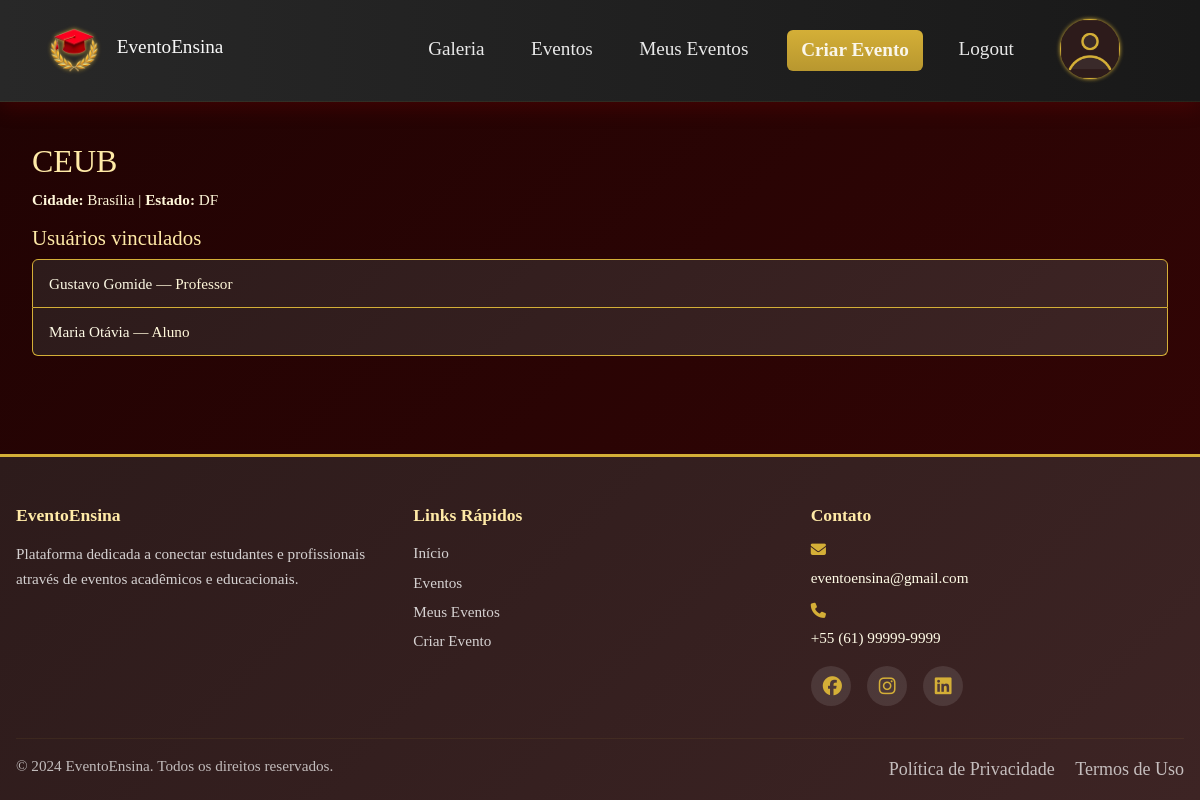
The page /usuarios/instituicao/2/ (signed in) on the database as committed earlier.
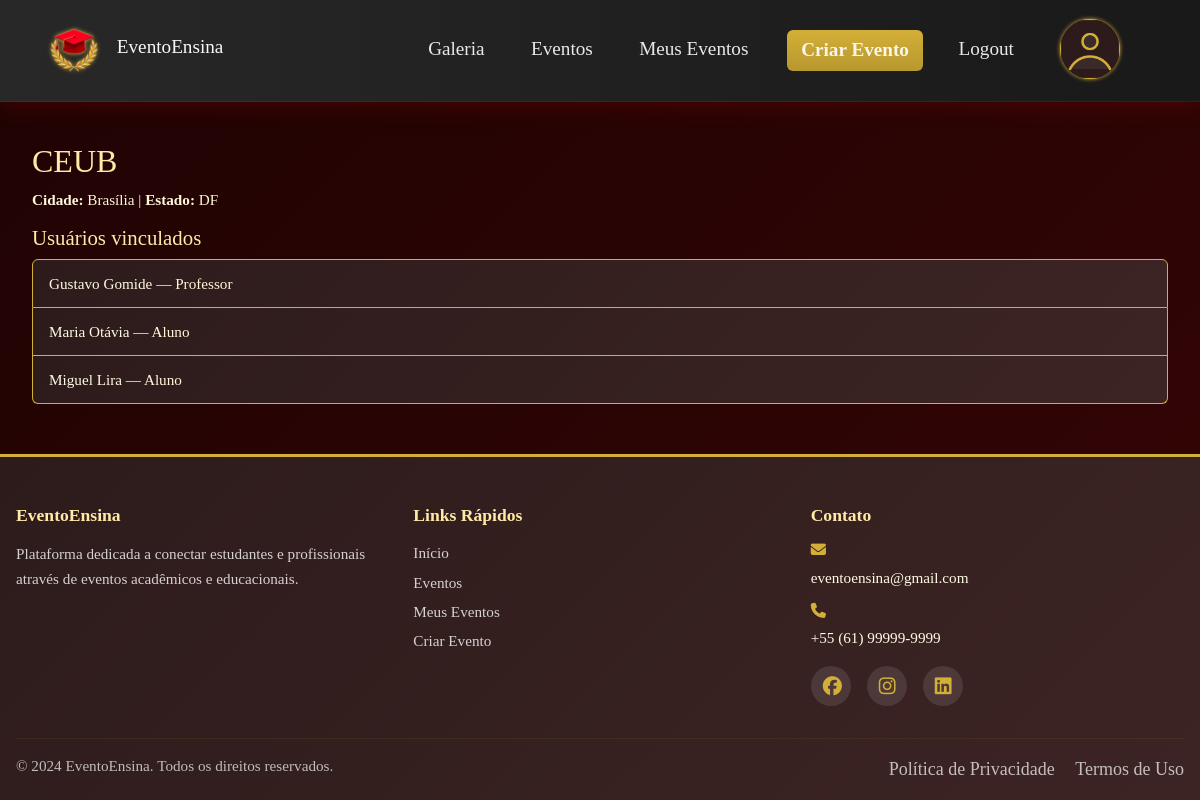
The same page on the database as committed later.
### usuarios/models.py (models this page shows, shortened)
class Usuario(models.Model):
    nome = models.CharField(max_length=150)
    telefone = models.CharField(max_length=32, blank=True, null=True)
    instituicao = models.ForeignKey(Instituicao, on_delete=models.SET_NULL, null=True, blank=True)
    tipo = models.ForeignKey(TipoUsuario, on_delete=models.CASCADE)
    nome_usuario = models.CharField(max_length=50, unique=True)
    email = models.EmailField(blank=True, null=True)
    senha = models.CharField(max_length=128, blank=True, null=True)
    user = models.OneToOneField(settings.AUTH_USER_MODEL, on_delete=models.SET_NULL, null=True, blank=True, related_name='profile')
    base_dir = models.CharField(max_length=255, blank=True, null=True)

class TipoUsuario(models.Model):
    tipo = models.CharField(max_length=50, unique=True)

### usuarios/views.py (the view)
# urls.py: path('instituicao/<int:instituicao_id>/', views.instituicao_publica, name='instituicao_publica'),
def instituicao_publica(request, instituicao_id):
    try:
        inst = Instituicao.objects.get(pk=instituicao_id)
    except Instituicao.DoesNotExist:
        raise Http404('Instituição não encontrada')
    usuarios = Usuario.objects.filter(instituicao=inst)[:50]
    return render(request, 'instituicao_publica.html', {'instituicao': inst, 'usuarios': usuarios, 'nav_items': nav_items})

### usuarios/templates/instituicao_publica.html (shortened to what this page needs)
{% extends 'base/base.html' %}
{% block content %}
<div class="container mt-4">
  <h1>{{ instituicao.nome }}</h1>
  <p><strong>Cidade:</strong> {{ instituicao.cidade }} | <strong>Estado:</strong> {{ instituicao.estado }}</p>
  <h3 class="mt-3">Usuários vinculados</h3>
  <ul class="list-group">
    {% for u in usuarios %}
      <li class="list-group-item">
        <a href="{% url 'perfil_publico' u.nome_usuario %}">{{ u.nome }}</a> — {{ u.tipo.tipo }}
      </li>
    {% empty %}
      <li class="list-group-item">Nenhum usuário encontrado.</li>
    {% endfor %}
  </ul>
</div>
{% endblock %}

Rows that differ between the two databases and show on the page:
added Usuario: nome "Miguel Lira", tipo.tipo "Aluno"
